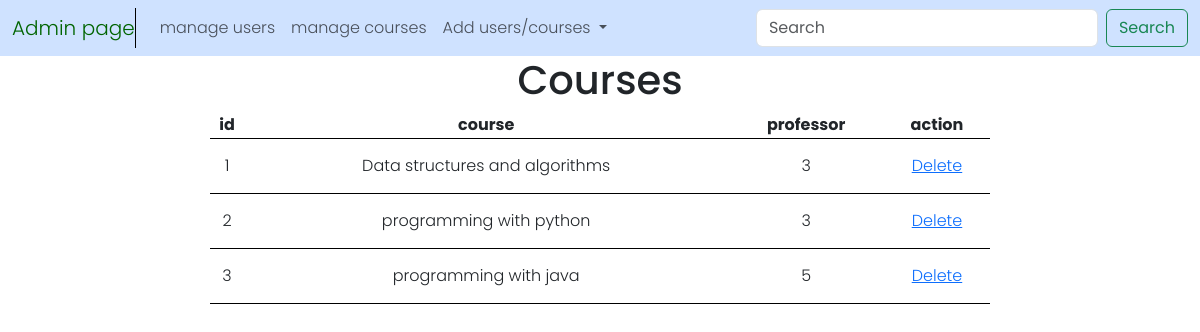
The page /admin/manage/courses on the database as committed earlier.
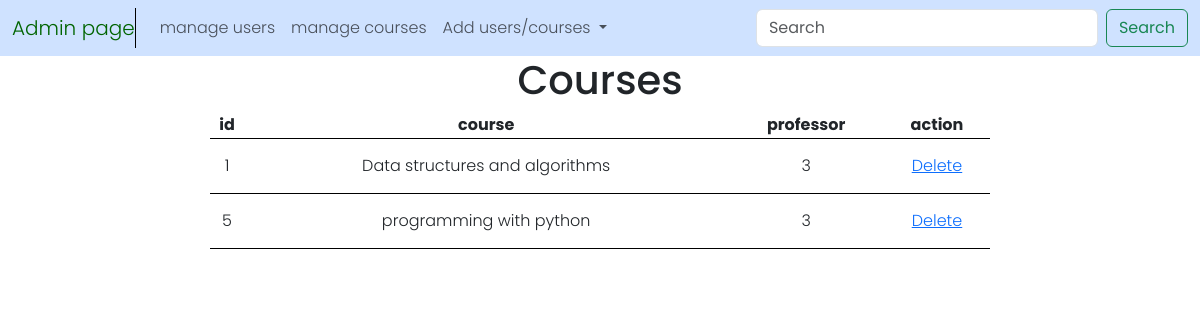
The same page on the database as committed later.
### tables this page shows
CREATE TABLE courses (
    id INTEGER PRIMARY KEY AUTOINCREMENT,
    course_name TEXT NOT NULL,
    professor_id INTEGER,
    FOREIGN KEY (professor_id) REFERENCES users(id) ON DELETE SET NULL
);

### app.py (the view)
@app.route('/admin/manage/courses', methods=['GET', 'POST'])
def admin_manage_courses():
    courses = db.execute("SELECT * FROM courses")
    return render_template("admin_view.html", courses = courses)

### templates/admin_view.html (shortened to what this page needs)
{% extends "admin.html"%}
{% block main%}
    {% if courses %}
        <div class="admin_manage">
            <h1>Courses</h1>
            <table>
                <thead>
                    <tr>
                        <th>id</th>
                        <th>course</th>
                        <th>professor</th>
                        <th>action</th>
                    </tr>
                </thead>
                <tbody>
                    {% for course in courses %}
                    <tr>
                        <td>{{ course.id }}</td>
                        <td>{{ course.course_name }}</td>
                        <td>{{ course.professor_id }}</td>
                        <td><a href="/admin/manage/course/{{ course.id }}">Delete</a></td>
                    </tr>
                    {% endfor %}
                </tbody>
            </table>
        </div>
    {% endif %}
{% endblock%}

### templates/admin.html (shortened to what this page needs)
<!DOCTYPE html>
<html lang="en">
<head>
    <link href="https://cdn.jsdelivr.net/npm/bootstrap@5.3.3/dist/css/bootstrap.min.css" rel="stylesheet">
    <link rel="stylesheet" href="../static/styles.css">
</head>
<body>
    <nav class="navbar navbar-expand-lg bg-primary-subtle">
        <div class="container-fluid">
          <a class="navbar-brand" href="#" style="color: darkgreen; border-right: 1px solid black;">Admin page</a>
          <div class="collapse navbar-collapse" id="navbarSupportedContent">
            <ul class="navbar-nav me-auto mb-2 mb-lg-0">
              <li class="nav-item">
                <a class="nav-link" href="/admin/manage/users">manage users</a>
              </li>
              <li class="nav-item">
                <a class="nav-link" href="/admin/manage/courses">manage courses</a>
              </li>
              <li class="nav-item dropdown">
                <a class="nav-link dropdown-toggle" href="#" role="button" data-bs-toggle="dropdown" aria-expanded="false">
                  Add users/courses
                </a>
              </li>
            </ul>
            <form class="d-flex" role="search">
              <input class="form-control me-2" type="search" placeholder="Search" aria-label="Search">
              <button class="btn btn-outline-success" type="submit">Search</button>
            </form>
          </div>
        </div>
      </nav>
        {% block main %}{% endblock %}
</body>
</html>

### static/styles.css (style rules this page uses)
body { font-family: "Poppins", sans-serif; font-weight: 300; }
.admin_manage { display: flex; flex-direction: column; max-width: 65%; margin: auto; text-align: center; margin-bottom: 2em; }
.admin_manage table, td, th { border-bottom: 1px solid black; border-collapse: collapse; }
.admin_manage td { height: 55px; }

### templates/admin.html (style rules this page uses)
.admin_manage { display: flex; flex-direction: column; max-width: 65%; margin: auto; text-align: center; margin-bottom: 2em; }
.admin_manage table, td, th { border-bottom: 1px solid black; border-collapse: collapse; }
.admin_manage td { height: 55px; }

Rows that differ between the two databases and show on the page:
removed courses: id "2", course_name "programming with python", professor_id "3"
removed courses: id "3", course_name "programming with java", professor_id "5"
added courses: id "5", course_name "programming with python", professor_id "3"
